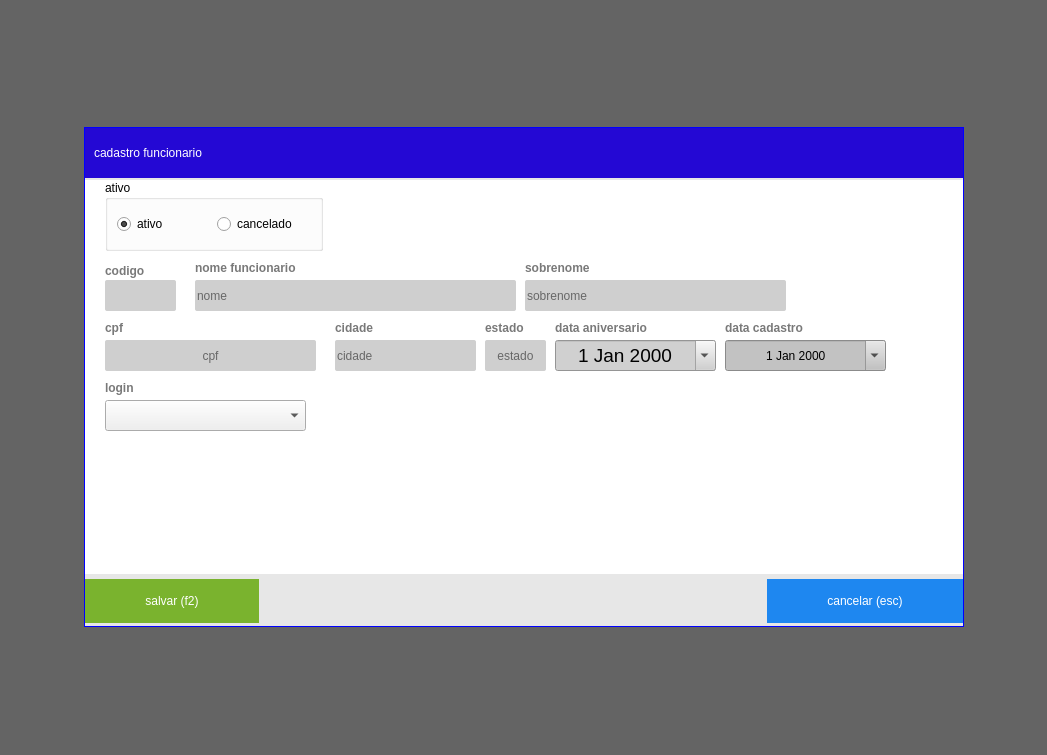
<?xml version="1.0" encoding="UTF-8"?>
<ui version="4.0">
 <class>FormIncluirFuncionario</class>
 <widget class="QWidget" name="FormIncluirFuncionario">
  <property name="windowModality">
   <enum>Qt::ApplicationModal</enum>
  </property>
  <property name="geometry">
   <rect>
    <x>0</x>
    <y>0</y>
    <width>1047</width>
    <height>755</height>
   </rect>
  </property>
  <property name="windowTitle">
   <string>Cadastro Funcionario</string>
  </property>
  <property name="styleSheet">
   <string notr="true">text-transform: uppercase;</string>
  </property>
  <layout class="QHBoxLayout" name="horizontalLayout_5">
   <property name="spacing">
    <number>0</number>
   </property>
   <property name="sizeConstraint">
    <enum>QLayout::SetMaximumSize</enum>
   </property>
   <property name="leftMargin">
    <number>0</number>
   </property>
   <property name="topMargin">
    <number>0</number>
   </property>
   <property name="rightMargin">
    <number>0</number>
   </property>
   <property name="bottomMargin">
    <number>0</number>
   </property>
   <item>
    <widget class="QWidget" name="widget_2" native="true">
     <property name="styleSheet">
      <string notr="true">
QWidget#widget_2{
background-color: rgb(3, 3, 3,150);
}
</string>
     </property>
     <layout class="QHBoxLayout" name="horizontalLayout_4">
      <item>
       <spacer name="horizontalSpacer_3">
        <property name="orientation">
         <enum>Qt::Horizontal</enum>
        </property>
        <property name="sizeHint" stdset="0">
         <size>
          <width>40</width>
          <height>20</height>
         </size>
        </property>
       </spacer>
      </item>
      <item>
       <widget class="QWidget" name="widget" native="true">
        <property name="minimumSize">
         <size>
          <width>880</width>
          <height>0</height>
         </size>
        </property>
        <property name="maximumSize">
         <size>
          <width>800</width>
          <height>500</height>
         </size>
        </property>
        <property name="styleSheet">
         <string notr="true">QWidget#widget{
text-transform: uppercase;
border:1px solid blue;
	background-color: rgb(231, 231, 231);
}</string>
        </property>
        <layout class="QVBoxLayout" name="verticalLayout">
         <property name="spacing">
          <number>2</number>
         </property>
         <property name="leftMargin">
          <number>1</number>
         </property>
         <property name="topMargin">
          <number>1</number>
         </property>
         <property name="rightMargin">
          <number>1</number>
         </property>
         <property name="bottomMargin">
          <number>1</number>
         </property>
         <item>
          <widget class="QFrame" name="frame_2">
           <property name="minimumSize">
            <size>
             <width>0</width>
             <height>50</height>
            </size>
           </property>
           <property name="maximumSize">
            <size>
             <width>16777215</width>
             <height>50</height>
            </size>
           </property>
           <property name="styleSheet">
            <string notr="true">
QFrame#frame_2{
color:red;
border: none;
background-color:#2408D4;}

QLabel{color: white;
background-color:transparent;
font: 75 15pt &quot;MS Shell Dlg 2&quot;;

}
</string>
           </property>
           <property name="frameShape">
            <enum>QFrame::StyledPanel</enum>
           </property>
           <property name="frameShadow">
            <enum>QFrame::Raised</enum>
           </property>
           <layout class="QHBoxLayout" name="horizontalLayout_3">
            <item>
             <widget class="QLabel" name="lb_FormProdutos">
              <property name="styleSheet">
               <string notr="true"/>
              </property>
              <property name="text">
               <string>cadastro funcionario</string>
              </property>
             </widget>
            </item>
            <item>
             <spacer name="horizontalSpacer_2">
              <property name="orientation">
               <enum>Qt::Horizontal</enum>
              </property>
              <property name="sizeHint" stdset="0">
               <size>
                <width>40</width>
                <height>20</height>
               </size>
              </property>
             </spacer>
            </item>
           </layout>
          </widget>
         </item>
         <item>
          <widget class="QFrame" name="frame">
           <property name="styleSheet">
            <string notr="true">QFrame
{background: #FFF;
border: none
}
QLineEdit{
background: #CFCFCF;
border-radius: 2px;
color: #000;
font: 13px &quot;Arial&quot; ;
text-transform: uppercase;
}
QLineEdit:Focus {
border: 1px solid red;
}

QLabel{
text-transform: uppercase;
font-size: 12px;
font-family: &quot;Arial Unicode MS&quot;;
font-weight: bold;
color: #797979
}</string>
           </property>
           <property name="frameShape">
            <enum>QFrame::StyledPanel</enum>
           </property>
           <property name="frameShadow">
            <enum>QFrame::Raised</enum>
           </property>
           <widget class="QLabel" name="label">
            <property name="geometry">
             <rect>
              <x>20</x>
              <y>80</y>
              <width>71</width>
              <height>21</height>
             </rect>
            </property>
            <property name="text">
             <string>codigo</string>
            </property>
           </widget>
           <widget class="QLineEdit" name="tx_codigoFuncionario">
            <property name="geometry">
             <rect>
              <x>20</x>
              <y>100</y>
              <width>71</width>
              <height>31</height>
             </rect>
            </property>
            <property name="focusPolicy">
             <enum>Qt::NoFocus</enum>
            </property>
            <property name="alignment">
             <set>Qt::AlignCenter</set>
            </property>
           </widget>
           <widget class="QLineEdit" name="tx_NomeFuncionario">
            <property name="geometry">
             <rect>
              <x>110</x>
              <y>100</y>
              <width>321</width>
              <height>31</height>
             </rect>
            </property>
            <property name="placeholderText">
             <string>nome</string>
            </property>
           </widget>
           <widget class="QLabel" name="label_2">
            <property name="geometry">
             <rect>
              <x>110</x>
              <y>80</y>
              <width>201</width>
              <height>16</height>
             </rect>
            </property>
            <property name="text">
             <string>nome funcionario</string>
            </property>
           </widget>
           <widget class="QLabel" name="label_3">
            <property name="geometry">
             <rect>
              <x>440</x>
              <y>80</y>
              <width>111</width>
              <height>16</height>
             </rect>
            </property>
            <property name="text">
             <string>sobrenome</string>
            </property>
           </widget>
           <widget class="QLineEdit" name="tx_Sobrenome">
            <property name="geometry">
             <rect>
              <x>440</x>
              <y>100</y>
              <width>261</width>
              <height>31</height>
             </rect>
            </property>
            <property name="placeholderText">
             <string>sobrenome</string>
            </property>
           </widget>
           <widget class="QLineEdit" name="tx_Cpf">
            <property name="geometry">
             <rect>
              <x>20</x>
              <y>160</y>
              <width>211</width>
              <height>31</height>
             </rect>
            </property>
            <property name="maxLength">
             <number>11</number>
            </property>
            <property name="alignment">
             <set>Qt::AlignCenter</set>
            </property>
            <property name="placeholderText">
             <string>cpf</string>
            </property>
            <property name="cursorMoveStyle">
             <enum>Qt::VisualMoveStyle</enum>
            </property>
            <property name="clearButtonEnabled">
             <bool>true</bool>
            </property>
           </widget>
           <widget class="QLabel" name="label_4">
            <property name="geometry">
             <rect>
              <x>20</x>
              <y>140</y>
              <width>121</width>
              <height>16</height>
             </rect>
            </property>
            <property name="text">
             <string>cpf</string>
            </property>
           </widget>
           <widget class="QLabel" name="label_5">
            <property name="geometry">
             <rect>
              <x>250</x>
              <y>140</y>
              <width>91</width>
              <height>16</height>
             </rect>
            </property>
            <property name="text">
             <string>cidade</string>
            </property>
           </widget>
           <widget class="QLineEdit" name="tx_cidade">
            <property name="geometry">
             <rect>
              <x>250</x>
              <y>160</y>
              <width>141</width>
              <height>31</height>
             </rect>
            </property>
            <property name="placeholderText">
             <string>cidade</string>
            </property>
           </widget>
           <widget class="QLineEdit" name="tx_estado">
            <property name="geometry">
             <rect>
              <x>400</x>
              <y>160</y>
              <width>61</width>
              <height>31</height>
             </rect>
            </property>
            <property name="inputMethodHints">
             <set>Qt::ImhNone</set>
            </property>
            <property name="maxLength">
             <number>2</number>
            </property>
            <property name="alignment">
             <set>Qt::AlignCenter</set>
            </property>
            <property name="placeholderText">
             <string>estado</string>
            </property>
           </widget>
           <widget class="QLabel" name="label_6">
            <property name="geometry">
             <rect>
              <x>400</x>
              <y>140</y>
              <width>61</width>
              <height>16</height>
             </rect>
            </property>
            <property name="text">
             <string>estado</string>
            </property>
           </widget>
           <widget class="QGroupBox" name="groupBox">
            <property name="geometry">
             <rect>
              <x>20</x>
              <y>0</y>
              <width>218</width>
              <height>71</height>
             </rect>
            </property>
            <property name="minimumSize">
             <size>
              <width>0</width>
              <height>50</height>
             </size>
            </property>
            <property name="styleSheet">
             <string notr="true"/>
            </property>
            <property name="title">
             <string>ativo</string>
            </property>
            <layout class="QHBoxLayout" name="horizontalLayout_2">
             <item>
              <widget class="QRadioButton" name="rd_Ativo">
               <property name="minimumSize">
                <size>
                 <width>0</width>
                 <height>30</height>
                </size>
               </property>
               <property name="focusPolicy">
                <enum>Qt::NoFocus</enum>
               </property>
               <property name="text">
                <string>ativo</string>
               </property>
               <property name="checkable">
                <bool>true</bool>
               </property>
               <property name="checked">
                <bool>true</bool>
               </property>
              </widget>
             </item>
             <item>
              <widget class="QRadioButton" name="rd_cancelado">
               <property name="minimumSize">
                <size>
                 <width>0</width>
                 <height>30</height>
                </size>
               </property>
               <property name="focusPolicy">
                <enum>Qt::NoFocus</enum>
               </property>
               <property name="text">
                <string>cancelado</string>
               </property>
              </widget>
             </item>
            </layout>
           </widget>
           <widget class="QDateEdit" name="dt_DataAniversario">
            <property name="geometry">
             <rect>
              <x>470</x>
              <y>160</y>
              <width>161</width>
              <height>31</height>
             </rect>
            </property>
            <property name="font">
             <font>
              <family>MS Shell Dlg 2</family>
              <pointsize>14</pointsize>
              <weight>50</weight>
              <italic>false</italic>
              <bold>false</bold>
             </font>
            </property>
            <property name="focusPolicy">
             <enum>Qt::WheelFocus</enum>
            </property>
            <property name="styleSheet">
             <string notr="true">font: 14pt &quot;MS Shell Dlg 2&quot;;
background-color: rgb(208, 208, 208);</string>
            </property>
            <property name="inputMethodHints">
             <set>Qt::ImhNone</set>
            </property>
            <property name="wrapping">
             <bool>false</bool>
            </property>
            <property name="alignment">
             <set>Qt::AlignCenter</set>
            </property>
            <property name="buttonSymbols">
             <enum>QAbstractSpinBox::NoButtons</enum>
            </property>
            <property name="showGroupSeparator" stdset="0">
             <bool>true</bool>
            </property>
            <property name="calendarPopup">
             <bool>true</bool>
            </property>
           </widget>
           <widget class="QDateEdit" name="dt_DataCadastro">
            <property name="geometry">
             <rect>
              <x>640</x>
              <y>160</y>
              <width>161</width>
              <height>31</height>
             </rect>
            </property>
            <property name="focusPolicy">
             <enum>Qt::WheelFocus</enum>
            </property>
            <property name="styleSheet">
             <string notr="true">font: 14pt &quot;MS Shell Dlg 2&quot;;
background-color: rgb(194, 194, 194);</string>
            </property>
            <property name="inputMethodHints">
             <set>Qt::ImhNone</set>
            </property>
            <property name="alignment">
             <set>Qt::AlignCenter</set>
            </property>
            <property name="buttonSymbols">
             <enum>QAbstractSpinBox::NoButtons</enum>
            </property>
            <property name="showGroupSeparator" stdset="0">
             <bool>true</bool>
            </property>
            <property name="calendarPopup">
             <bool>true</bool>
            </property>
           </widget>
           <widget class="QLabel" name="label_7">
            <property name="geometry">
             <rect>
              <x>470</x>
              <y>140</y>
              <width>161</width>
              <height>16</height>
             </rect>
            </property>
            <property name="text">
             <string>data aniversario</string>
            </property>
           </widget>
           <widget class="QLabel" name="label_8">
            <property name="geometry">
             <rect>
              <x>640</x>
              <y>140</y>
              <width>151</width>
              <height>16</height>
             </rect>
            </property>
            <property name="text">
             <string>data cadastro</string>
            </property>
           </widget>
           <widget class="QComboBox" name="cb_login">
            <property name="geometry">
             <rect>
              <x>20</x>
              <y>220</y>
              <width>201</width>
              <height>31</height>
             </rect>
            </property>
            <item>
             <property name="text">
              <string/>
             </property>
            </item>
           </widget>
           <widget class="QLabel" name="label_9">
            <property name="geometry">
             <rect>
              <x>20</x>
              <y>200</y>
              <width>121</width>
              <height>16</height>
             </rect>
            </property>
            <property name="text">
             <string>login</string>
            </property>
           </widget>
          </widget>
         </item>
         <item>
          <widget class="QFrame" name="frame_3">
           <property name="maximumSize">
            <size>
             <width>16777215</width>
             <height>50</height>
            </size>
           </property>
           <property name="styleSheet">
            <string notr="true">border:none;</string>
           </property>
           <property name="frameShape">
            <enum>QFrame::StyledPanel</enum>
           </property>
           <property name="frameShadow">
            <enum>QFrame::Raised</enum>
           </property>
           <layout class="QHBoxLayout" name="horizontalLayout">
            <property name="spacing">
             <number>0</number>
            </property>
            <property name="leftMargin">
             <number>0</number>
            </property>
            <property name="topMargin">
             <number>0</number>
            </property>
            <property name="rightMargin">
             <number>0</number>
            </property>
            <property name="bottomMargin">
             <number>0</number>
            </property>
            <item>
             <widget class="QPushButton" name="Bt_Salva">
              <property name="minimumSize">
               <size>
                <width>0</width>
                <height>30</height>
               </size>
              </property>
              <property name="focusPolicy">
               <enum>Qt::NoFocus</enum>
              </property>
              <property name="styleSheet">
               <string notr="true">QPushButton {
background-color: #7AB32E;
color: #FFF;
padding:15px 60px;
	font: 14pt &quot;MS Shell Dlg 2&quot;;
 }
QPushButton:hover{
background-color: #40a286
}</string>
              </property>
              <property name="text">
               <string>salvar (f2)</string>
              </property>
             </widget>
            </item>
            <item>
             <spacer name="horizontalSpacer">
              <property name="orientation">
               <enum>Qt::Horizontal</enum>
              </property>
              <property name="sizeHint" stdset="0">
               <size>
                <width>40</width>
                <height>20</height>
               </size>
              </property>
             </spacer>
            </item>
            <item>
             <widget class="QPushButton" name="Bt_Cancelar">
              <property name="minimumSize">
               <size>
                <width>0</width>
                <height>30</height>
               </size>
              </property>
              <property name="focusPolicy">
               <enum>Qt::NoFocus</enum>
              </property>
              <property name="styleSheet">
               <string notr="true">QPushButton {
background-color: #1E87F0;
color: #FFF;
padding:15px 60px;
	font: 14pt &quot;MS Shell Dlg 2&quot;;
 }
QPushButton:hover{
background-color: #40a286
}</string>
              </property>
              <property name="text">
               <string>cancelar (esc)</string>
              </property>
              <property name="shortcut">
               <string>Esc</string>
              </property>
             </widget>
            </item>
           </layout>
          </widget>
         </item>
        </layout>
       </widget>
      </item>
      <item>
       <spacer name="horizontalSpacer_4">
        <property name="orientation">
         <enum>Qt::Horizontal</enum>
        </property>
        <property name="sizeHint" stdset="0">
         <size>
          <width>40</width>
          <height>20</height>
         </size>
        </property>
       </spacer>
      </item>
     </layout>
    </widget>
   </item>
  </layout>
 </widget>
 <resources/>
 <connections/>
</ui>
